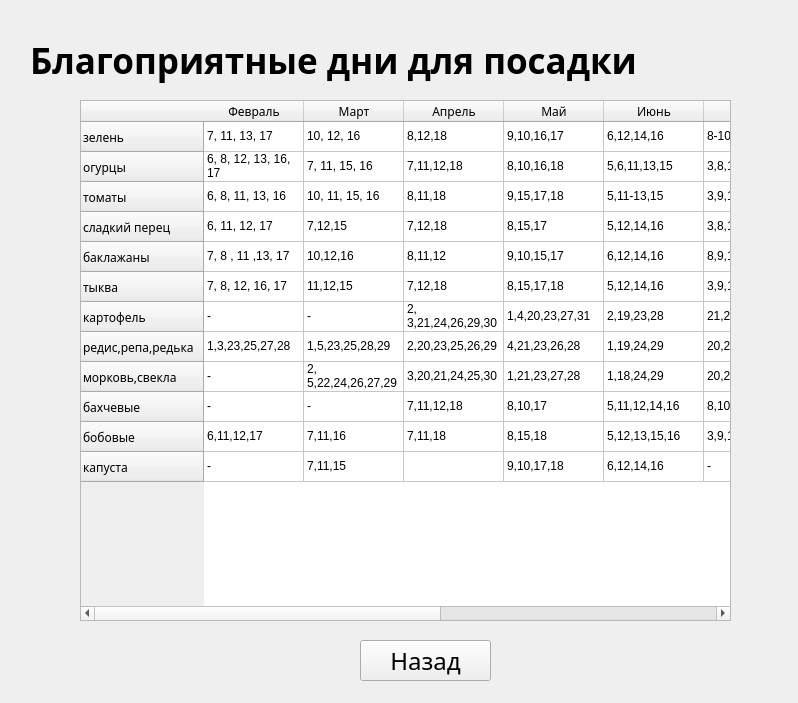
<?xml version="1.0" encoding="UTF-8"?>
<ui version="4.0">
 <class>Form</class>
 <widget class="QWidget" name="Form">
  <property name="geometry">
   <rect>
    <x>0</x>
    <y>0</y>
    <width>798</width>
    <height>703</height>
   </rect>
  </property>
  <property name="windowTitle">
   <string>Form</string>
  </property>
  <widget class="QTableWidget" name="tableWidget">
   <property name="geometry">
    <rect>
     <x>80</x>
     <y>100</y>
     <width>651</width>
     <height>521</height>
    </rect>
   </property>
   <row>
    <property name="text">
     <string>зелень</string>
    </property>
    <property name="font">
     <font>
      <family>Segoe Print</family>
     </font>
    </property>
   </row>
   <row>
    <property name="text">
     <string>огурцы</string>
    </property>
    <property name="font">
     <font>
      <family>Segoe Print</family>
     </font>
    </property>
   </row>
   <row>
    <property name="text">
     <string>томаты</string>
    </property>
    <property name="font">
     <font>
      <family>Segoe Print</family>
     </font>
    </property>
   </row>
   <row>
    <property name="text">
     <string>сладкий перец</string>
    </property>
    <property name="font">
     <font>
      <family>Segoe Print</family>
     </font>
    </property>
   </row>
   <row>
    <property name="text">
     <string>баклажаны</string>
    </property>
    <property name="font">
     <font>
      <family>Segoe Print</family>
     </font>
    </property>
   </row>
   <row>
    <property name="text">
     <string>тыква</string>
    </property>
    <property name="font">
     <font>
      <family>Segoe Print</family>
     </font>
    </property>
   </row>
   <row>
    <property name="text">
     <string>картофель</string>
    </property>
    <property name="font">
     <font>
      <family>Segoe Print</family>
     </font>
    </property>
   </row>
   <row>
    <property name="text">
     <string>редис,репа,редька</string>
    </property>
    <property name="font">
     <font>
      <family>Segoe Print</family>
     </font>
    </property>
   </row>
   <row>
    <property name="text">
     <string>морковь,свекла</string>
    </property>
    <property name="font">
     <font>
      <family>Segoe Print</family>
     </font>
    </property>
   </row>
   <row>
    <property name="text">
     <string>бахчевые</string>
    </property>
    <property name="font">
     <font>
      <family>Segoe Print</family>
     </font>
    </property>
   </row>
   <row>
    <property name="text">
     <string>бобовые</string>
    </property>
    <property name="font">
     <font>
      <family>Segoe Print</family>
     </font>
    </property>
   </row>
   <row>
    <property name="text">
     <string>капуста</string>
    </property>
    <property name="font">
     <font>
      <family>Segoe Print</family>
     </font>
    </property>
   </row>
   <column>
    <property name="text">
     <string>Февраль</string>
    </property>
    <property name="font">
     <font>
      <family>Segoe Print</family>
     </font>
    </property>
   </column>
   <column>
    <property name="text">
     <string>Март</string>
    </property>
    <property name="font">
     <font>
      <family>Segoe Print</family>
     </font>
    </property>
   </column>
   <column>
    <property name="text">
     <string>Апрель</string>
    </property>
    <property name="font">
     <font>
      <family>Segoe Print</family>
     </font>
    </property>
   </column>
   <column>
    <property name="text">
     <string>Май</string>
    </property>
    <property name="font">
     <font>
      <family>Segoe Print</family>
     </font>
    </property>
   </column>
   <column>
    <property name="text">
     <string>Июнь</string>
    </property>
    <property name="font">
     <font>
      <family>Segoe Print</family>
     </font>
    </property>
   </column>
   <column>
    <property name="text">
     <string>Июль</string>
    </property>
    <property name="font">
     <font>
      <family>Segoe Print</family>
     </font>
    </property>
   </column>
   <column>
    <property name="text">
     <string>Август</string>
    </property>
    <property name="font">
     <font>
      <family>Segoe Print</family>
     </font>
    </property>
   </column>
   <column>
    <property name="text">
     <string>Сентябрь</string>
    </property>
    <property name="font">
     <font>
      <family>Segoe Print</family>
     </font>
    </property>
   </column>
   <column>
    <property name="text">
     <string>Октябрь</string>
    </property>
    <property name="font">
     <font>
      <family>Segoe Print</family>
     </font>
    </property>
   </column>
   <item row="0" column="0">
    <property name="text">
     <string>7, 11, 13, 17</string>
    </property>
   </item>
   <item row="0" column="1">
    <property name="text">
     <string>10, 12, 16</string>
    </property>
   </item>
   <item row="0" column="2">
    <property name="text">
     <string>8,12,18</string>
    </property>
   </item>
   <item row="0" column="3">
    <property name="text">
     <string>9,10,16,17</string>
    </property>
   </item>
   <item row="0" column="4">
    <property name="text">
     <string>6,12,14,16</string>
    </property>
   </item>
   <item row="0" column="5">
    <property name="text">
     <string>8-10,12,13,16</string>
    </property>
   </item>
   <item row="0" column="6">
    <property name="text">
     <string>6,7,9,12</string>
    </property>
   </item>
   <item row="0" column="7">
    <property name="text">
     <string>2,3,5,8,13</string>
    </property>
   </item>
   <item row="0" column="8">
    <property name="text">
     <string>1,4,6,10,29,31</string>
    </property>
   </item>
   <item row="1" column="0">
    <property name="text">
     <string>6, 8, 12, 13, 16, 17</string>
    </property>
   </item>
   <item row="1" column="1">
    <property name="text">
     <string>7, 11, 15, 16</string>
    </property>
   </item>
   <item row="1" column="2">
    <property name="text">
     <string>7,11,12,18</string>
    </property>
   </item>
   <item row="1" column="3">
    <property name="text">
     <string>8,10,16,18</string>
    </property>
   </item>
   <item row="1" column="4">
    <property name="text">
     <string>5,6,11,13,15</string>
    </property>
   </item>
   <item row="1" column="5">
    <property name="text">
     <string>3,8,10,12,14,15</string>
    </property>
   </item>
   <item row="1" column="6">
    <property name="text">
     <string>5,8,10,12,14,15</string>
    </property>
   </item>
   <item row="1" column="7">
    <property name="text">
     <string>1,3,4,6,8,13</string>
    </property>
   </item>
   <item row="1" column="8">
    <property name="text">
     <string>2,4,5,11,30</string>
    </property>
   </item>
   <item row="2" column="0">
    <property name="text">
     <string>6, 8, 11, 13, 16</string>
    </property>
   </item>
   <item row="2" column="1">
    <property name="text">
     <string>10, 11, 15, 16</string>
    </property>
   </item>
   <item row="2" column="2">
    <property name="text">
     <string>8,11,18</string>
    </property>
   </item>
   <item row="2" column="3">
    <property name="text">
     <string>9,15,17,18</string>
    </property>
   </item>
   <item row="2" column="4">
    <property name="text">
     <string>5,11-13,15</string>
    </property>
   </item>
   <item row="2" column="5">
    <property name="text">
     <string>3,9,11,14,16</string>
    </property>
   </item>
   <item row="2" column="6">
    <property name="text">
     <string>6,8,9,11,13</string>
    </property>
   </item>
   <item row="2" column="7">
    <property name="text">
     <string>1,2,4,6,8,13</string>
    </property>
   </item>
   <item row="2" column="8">
    <property name="text">
     <string>2,3,6,10,29,31</string>
    </property>
   </item>
   <item row="3" column="0">
    <property name="text">
     <string>6, 11, 12, 17</string>
    </property>
   </item>
   <item row="3" column="1">
    <property name="text">
     <string>7,12,15</string>
    </property>
   </item>
   <item row="3" column="2">
    <property name="text">
     <string>7,12,18</string>
    </property>
   </item>
   <item row="3" column="3">
    <property name="text">
     <string>8,15,17</string>
    </property>
   </item>
   <item row="3" column="4">
    <property name="text">
     <string>5,12,14,16</string>
    </property>
   </item>
   <item row="3" column="5">
    <property name="text">
     <string>3,8,10,12,14,15</string>
    </property>
   </item>
   <item row="3" column="6">
    <property name="text">
     <string>5,8,10,12</string>
    </property>
   </item>
   <item row="3" column="7">
    <property name="text">
     <string>2,3,6,7,9</string>
    </property>
   </item>
   <item row="3" column="8">
    <property name="text">
     <string>1,4,5,11,30</string>
    </property>
   </item>
   <item row="4" column="0">
    <property name="text">
     <string>7, 8 , 11 ,13, 17</string>
    </property>
   </item>
   <item row="4" column="1">
    <property name="text">
     <string>10,12,16</string>
    </property>
   </item>
   <item row="4" column="2">
    <property name="text">
     <string>8,11,12</string>
    </property>
   </item>
   <item row="4" column="3">
    <property name="text">
     <string>9,10,15,17</string>
    </property>
   </item>
   <item row="4" column="4">
    <property name="text">
     <string>6,12,14,16</string>
    </property>
   </item>
   <item row="4" column="5">
    <property name="text">
     <string>8,9,11,14,15</string>
    </property>
   </item>
   <item row="4" column="6">
    <property name="text">
     <string>6,7,9,10,12</string>
    </property>
   </item>
   <item row="4" column="7">
    <property name="text">
     <string>2,4-6,8,9</string>
    </property>
   </item>
   <item row="4" column="8">
    <property name="text">
     <string>1,3,5,10,29</string>
    </property>
   </item>
   <item row="5" column="0">
    <property name="text">
     <string>7, 8, 12, 16, 17</string>
    </property>
   </item>
   <item row="5" column="1">
    <property name="text">
     <string>11,12,15</string>
    </property>
   </item>
   <item row="5" column="2">
    <property name="text">
     <string>7,12,18</string>
    </property>
   </item>
   <item row="5" column="3">
    <property name="text">
     <string>8,15,17,18</string>
    </property>
   </item>
   <item row="5" column="4">
    <property name="text">
     <string>5,12,14,16</string>
    </property>
   </item>
   <item row="5" column="5">
    <property name="text">
     <string>3,9,10,12,13,16</string>
    </property>
   </item>
   <item row="5" column="6">
    <property name="text">
     <string>5,7,10,12</string>
    </property>
   </item>
   <item row="5" column="7">
    <property name="text">
     <string>1,4,6,7,13</string>
    </property>
   </item>
   <item row="5" column="8">
    <property name="text">
     <string>2,3,6,11,29,3</string>
    </property>
   </item>
   <item row="6" column="0">
    <property name="text">
     <string>-</string>
    </property>
   </item>
   <item row="6" column="1">
    <property name="text">
     <string>-</string>
    </property>
   </item>
   <item row="6" column="2">
    <property name="text">
     <string>2,3,21,24,26,29,30</string>
    </property>
   </item>
   <item row="6" column="3">
    <property name="text">
     <string>1,4,20,23,27,31</string>
    </property>
   </item>
   <item row="6" column="4">
    <property name="text">
     <string>2,19,23,28</string>
    </property>
   </item>
   <item row="6" column="5">
    <property name="text">
     <string>21,22,30,31</string>
    </property>
   </item>
   <item row="6" column="6">
    <property name="text">
     <string>-</string>
    </property>
   </item>
   <item row="6" column="7">
    <property name="text">
     <string>-</string>
    </property>
   </item>
   <item row="6" column="8">
    <property name="text">
     <string>-</string>
    </property>
   </item>
   <item row="7" column="0">
    <property name="text">
     <string>1,3,23,25,27,28</string>
    </property>
   </item>
   <item row="7" column="1">
    <property name="text">
     <string>1,5,23,25,28,29</string>
    </property>
   </item>
   <item row="7" column="2">
    <property name="text">
     <string>2,20,23,25,26,29</string>
    </property>
   </item>
   <item row="7" column="3">
    <property name="text">
     <string>4,21,23,26,28</string>
    </property>
   </item>
   <item row="7" column="4">
    <property name="text">
     <string>1,19,24,29</string>
    </property>
   </item>
   <item row="7" column="5">
    <property name="text">
     <string>20,25,30</string>
    </property>
   </item>
   <item row="7" column="6">
    <property name="text">
     <string>16,17,22,26,27</string>
    </property>
   </item>
   <item row="7" column="7">
    <property name="text">
     <string>18,23,29,30</string>
    </property>
   </item>
   <item row="7" column="8">
    <property name="text">
     <string>15,20,27</string>
    </property>
   </item>
   <item row="8" column="0">
    <property name="text">
     <string>-</string>
    </property>
   </item>
   <item row="8" column="1">
    <property name="text">
     <string>2,5,22,24,26,27,29</string>
    </property>
   </item>
   <item row="8" column="2">
    <property name="text">
     <string>3,20,21,24,25,30</string>
    </property>
   </item>
   <item row="8" column="3">
    <property name="text">
     <string>1,21,23,27,28</string>
    </property>
   </item>
   <item row="8" column="4">
    <property name="text">
     <string>1,18,24,29</string>
    </property>
   </item>
   <item row="8" column="5">
    <property name="text">
     <string>20,25,26,31</string>
    </property>
   </item>
   <item row="8" column="6">
    <property name="text">
     <string>-</string>
    </property>
   </item>
   <item row="8" column="7">
    <property name="text">
     <string>-</string>
    </property>
   </item>
   <item row="8" column="8">
    <property name="text">
     <string>-</string>
    </property>
   </item>
   <item row="9" column="0">
    <property name="text">
     <string>-</string>
    </property>
   </item>
   <item row="9" column="1">
    <property name="text">
     <string>-</string>
    </property>
   </item>
   <item row="9" column="2">
    <property name="text">
     <string>7,11,12,18</string>
    </property>
   </item>
   <item row="9" column="3">
    <property name="text">
     <string>8,10,17</string>
    </property>
   </item>
   <item row="9" column="4">
    <property name="text">
     <string>5,11,12,14,16</string>
    </property>
   </item>
   <item row="9" column="5">
    <property name="text">
     <string>8,10,12,14,16</string>
    </property>
   </item>
   <item row="9" column="6">
    <property name="text">
     <string>-</string>
    </property>
   </item>
   <item row="9" column="7">
    <property name="text">
     <string>-</string>
    </property>
   </item>
   <item row="9" column="8">
    <property name="text">
     <string>-</string>
    </property>
   </item>
   <item row="10" column="0">
    <property name="text">
     <string>6,11,12,17</string>
    </property>
   </item>
   <item row="10" column="1">
    <property name="text">
     <string>7,11,16</string>
    </property>
   </item>
   <item row="10" column="2">
    <property name="text">
     <string>7,11,18</string>
    </property>
   </item>
   <item row="10" column="3">
    <property name="text">
     <string>8,15,18</string>
    </property>
   </item>
   <item row="10" column="4">
    <property name="text">
     <string>5,12,13,15,16</string>
    </property>
   </item>
   <item row="10" column="5">
    <property name="text">
     <string>3,9,11,13,16</string>
    </property>
   </item>
   <item row="10" column="6">
    <property name="text">
     <string>5,8,10,11,13</string>
    </property>
   </item>
   <item row="10" column="7">
    <property name="text">
     <string>2,3,6,7,9</string>
    </property>
   </item>
   <item row="10" column="8">
    <property name="text">
     <string>1,4,6,10,29</string>
    </property>
   </item>
   <item row="11" column="0">
    <property name="text">
     <string>-</string>
    </property>
   </item>
   <item row="11" column="1">
    <property name="text">
     <string>7,11,15</string>
    </property>
   </item>
   <item row="11" column="3">
    <property name="text">
     <string>9,10,17,18</string>
    </property>
   </item>
   <item row="11" column="4">
    <property name="text">
     <string>6,12,14,16</string>
    </property>
   </item>
   <item row="11" column="5">
    <property name="text">
     <string>-</string>
    </property>
   </item>
   <item row="11" column="6">
    <property name="text">
     <string>-</string>
    </property>
   </item>
   <item row="11" column="7">
    <property name="text">
     <string>-</string>
    </property>
   </item>
   <item row="11" column="8">
    <property name="text">
     <string>-</string>
    </property>
   </item>
  </widget>
  <widget class="QLabel" name="label">
   <property name="geometry">
    <rect>
     <x>-510</x>
     <y>-380</y>
     <width>1631</width>
     <height>1111</height>
    </rect>
   </property>
   <property name="text">
    <string/>
   </property>
   <property name="pixmap">
    <pixmap>фон.png</pixmap>
   </property>
  </widget>
  <widget class="QPushButton" name="nazad">
   <property name="geometry">
    <rect>
     <x>360</x>
     <y>640</y>
     <width>131</width>
     <height>41</height>
    </rect>
   </property>
   <property name="font">
    <font>
     <family>Segoe Print</family>
     <pointsize>18</pointsize>
    </font>
   </property>
   <property name="text">
    <string>Назад</string>
   </property>
  </widget>
  <widget class="QLabel" name="label_2">
   <property name="geometry">
    <rect>
     <x>30</x>
     <y>30</y>
     <width>781</width>
     <height>61</height>
    </rect>
   </property>
   <property name="font">
    <font>
     <family>Segoe Print</family>
     <pointsize>26</pointsize>
     <weight>75</weight>
     <bold>true</bold>
    </font>
   </property>
   <property name="text">
    <string>Благоприятные дни для посадки</string>
   </property>
  </widget>
  <zorder>label</zorder>
  <zorder>tableWidget</zorder>
  <zorder>nazad</zorder>
  <zorder>label_2</zorder>
 </widget>
 <resources/>
 <connections/>
</ui>
